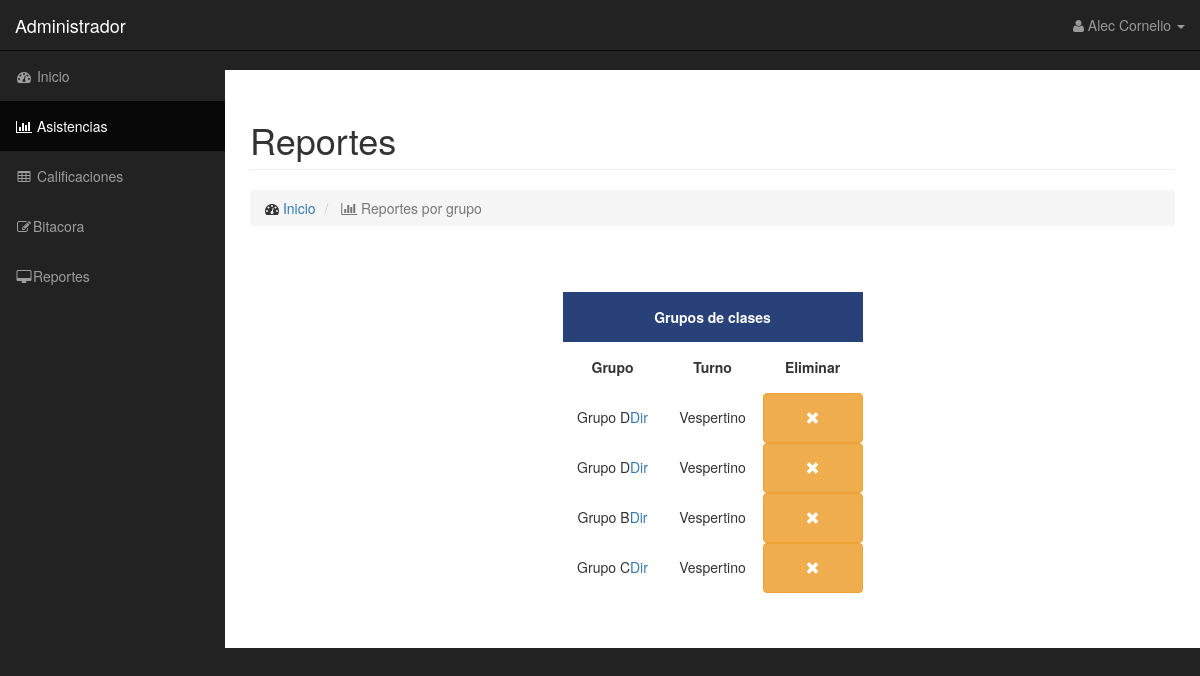
The app's page /Reportes_Gru.php, older data.
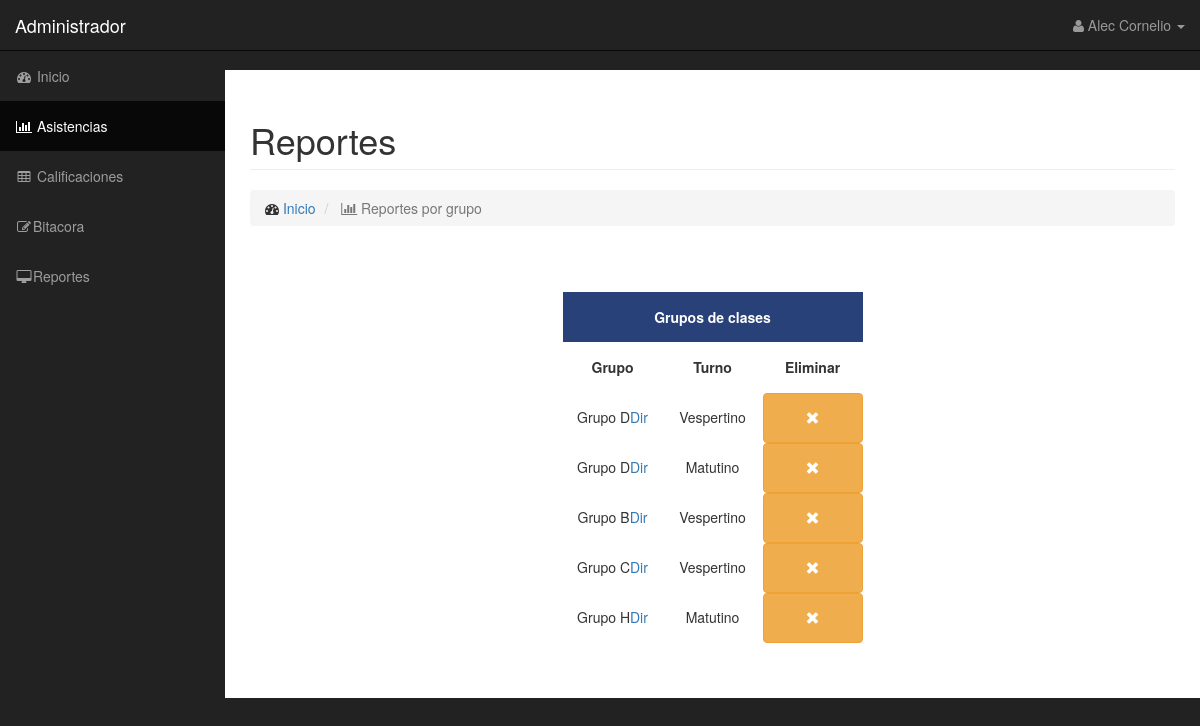
The same page, newer data.
### tables this page shows
CREATE TABLE `grupo` (
  `id` int(10) NOT NULL,
  `Nombre_Grupo` varchar(30) NOT NULL,
  `Turno` varchar(30) NOT NULL,
  `Id_Maestro` int(10) NOT NULL,
  `Ciclo` varchar(10) NOT NULL,
  `id_alumno` int(11) NOT NULL
);

### Reportes_Gru.php (the view, shortened to what this page needs)
<?php
$server = "localhost";
$user = "root";
$pass = "";
$db = "ciiea";
$conexion = new  mysqli($server,$user,$pass,$db);
$grupo = "SELECT * FROM grupo";
?>
<!DOCTYPE html>
<html lang="en">
<head>
    <link href="css/bootstrap.min.css" rel="stylesheet">
    <link href="css/sb-admin.css" rel="stylesheet">
    <link href="css/plugins/morris.css" rel="stylesheet">
    <link href="font-awesome/css/font-awesome.min.css" rel="stylesheet" type="text/css">
    <link rel="stylesheet" type="text/css" href="grupos.css">
</head>
<body>
    <div id="wrapper">
        <nav class="navbar navbar-inverse navbar-fixed-top" role="navigation">
            <div class="navbar-header">
                <a class="navbar-brand" href="index.html">Administrador</a>
            </div>
            <ul class="nav navbar-right top-nav">
                <li class="dropdown">
                    <a href="#" class="dropdown-toggle" data-toggle="dropdown"><i class="fa fa-user"></i> Alec Cornelio <b class="caret"></b></a>
                </li>
            </ul>
            <div class="collapse navbar-collapse navbar-ex1-collapse">
                <ul class="nav navbar-nav side-nav">
                    <li>
                        <a href="index.php"><i class="fa fa-fw fa-dashboard"></i> Inicio</a>
                    </li>
                    <li class="active">
                        <a href="Asistencias.php"><i class="fa fa-fw fa-bar-chart-o"></i> Asistencias</a>
                    </li>
                    <li>
                        <a href="Calificaciones.php"><i class="fa fa-fw fa-table"></i> Calificaciones</a>
                    </li>
                    <li>
                        <a href="Bitacora.php"><i class="fa fa-fw fa-edit"></i>Bitacora</a>
                    </li>
                    <li>
                        <a href="Reportes.html"><i class="fa fa-fw fa-desktop"></i>Reportes</a>
                    </li>
                </ul>
            </div>
        </nav>
        <div id="page-wrapper">
            <div class="container-fluid">
                <div class="row">
                    <div class="col-lg-12">
                        <h1 class="page-header">
                           Reportes
                        </h1>
                        <ol class="breadcrumb">
                            <li>
                                <i class="fa fa-dashboard"></i>  <a href="index.php">Inicio</a>
                            </li>
                            <li class="active">
                                <i class="fa fa-bar-chart-o"></i> Reportes por grupo
                            </li>
                        </ol>
                    </div>
                </div>
                <form action="" method="POST">
                    <div class="container-table">
                    <div class="table_title">Grupos de clases</div>
                    <div class="table_header">Grupo</div>
                    <div class="table_header">Turno</div>
                    <div class="table_header">Eliminar</div>
                    <?php $resultado = mysqli_query($conexion,$grupo);
                    while($row=mysqli_fetch_assoc($resultado)) { ?>
                     <div class="table_item"><?php echo $row["Nombre_Grupo"]; ?> <a href="Listas_Asistencias.php">Dir</a></div>
                     <div class="table_item"><?php echo $row["Turno"]; ?></div>
                     <button class= "btn btn-warning glyphicon glyphicon-remove"
                     onclick="preguntarSino()"></button>
                         <?php } mysqli_free_result($resultado); ?>
                    </div>
                </form>
                </div>
            </div>
        </div>
</body>
</html>

### css/sb-admin.css (style rules this page uses)
body { margin-top: 100px; background-color: #222; }
@media (min-width:768px) { body { margin-top: 50px; } }
#wrapper { padding-left: 0; }
#page-wrapper { width: 100%; padding: 0; background-color: #fff; }
@media (min-width:768px) { #wrapper { padding-left: 225px; } }
@media (min-width:768px) { #page-wrapper { padding: 10px; } }
.top-nav { padding: 0 15px; }
.top-nav>li { display: inline-block; float: left; }
.top-nav>li>a { padding-top: 15px; padding-bottom: 15px; line-height: 20px; color: #999; }
@media (min-width:768px) { .side-nav { position: fixed; top: 51px; left: 225px; width: 225px; margin-left: -225px; border: none; border-radius: 0; overflow-y: auto; background-color: #222; bottom: 0; overflow-x: hidden; padding-bottom: 40px; } }
@media (min-width:768px) { .side-nav>li>a { width: 225px; } }

### grupos.css (style rules this page uses)
.container-table { width: 100%; background-color: white; margin: 5% auto; display: grid; justify-content: center; grid-template-columns: 100px 100px 100px; grid-auto-rows: 50px; }
.table_title { grid-column-start:1 ; grid-column-end: 4; background: rgba(40,65,120,1); color: white; display: flex; justify-content: center; align-items: center; font-weight: bold; }
.table_header, .table_item { display: flex; justify-content: center; align-items: center; }
.table_header { font-weight: bold; font-size: 1em; }
.table_item { padding: 10px; font-size: 1em; }

Row changes from the older to the newer data that the page shows:
changed grupo (number 2 of 5 on the later page): Turno "Vespertino" → "Matutino"
added grupo: Nombre_Grupo "Grupo H", Turno "Matutino"
